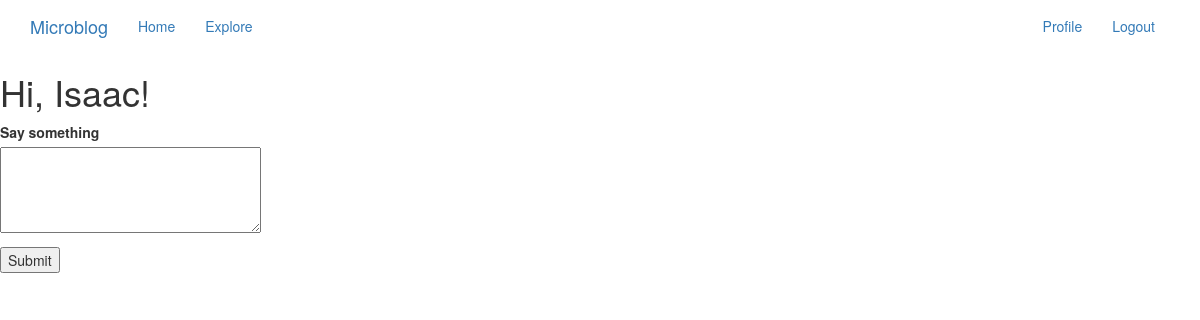
Before: /index (signed in) with the older database file.
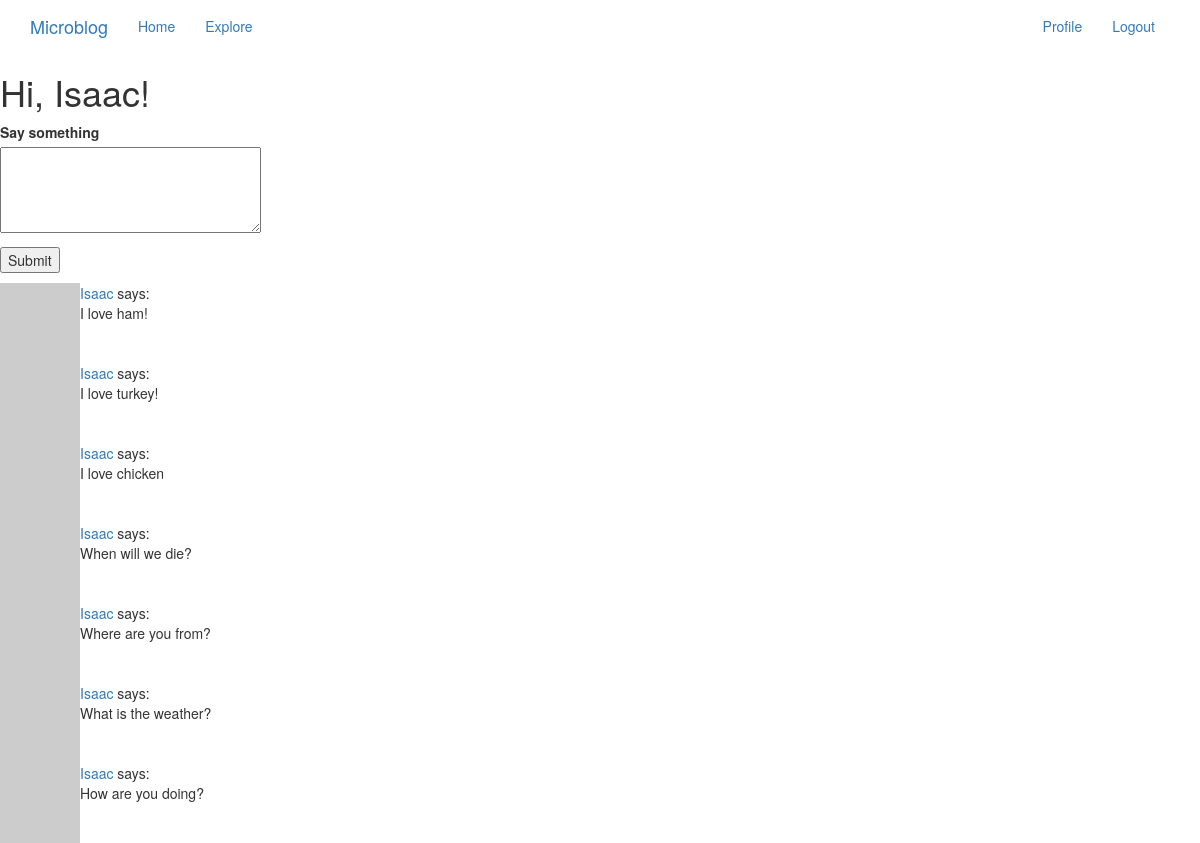
After: the same page with the newer database file.
### app/models.py (models this page shows, shortened)
class User(UserMixin, db.Model):
    id = db.Column(db.Integer, primary_key=True)
    username = db.Column(db.String(64), index=True, unique=True)
    email = db.Column(db.String(120), index=True, unique=True)
    password_hash = db.Column(db.String(128))
    posts = db.relationship('Post', backref='author', lazy='dynamic')
    about_me = db.Column(db.String(140))
    last_seen = db.Column(db.DateTime, default=datetime.utcnow)
    followed = db.relationship(
        'User', secondary=followers,
        primaryjoin=(followers.c.follower_id == id),
        secondaryjoin=(followers.c.followed_id == id),
        backref=db.backref('followers', lazy='dynamic'), lazy='dynamic')
    def avatar(self, size):
        digest = md5(self.email.lower().encode('utf-8')).hexdigest()
        return f'https://www.gravatar.com/avatar/{digest}?d=retro&s={size}'
    def followed_posts(self):
        followed = Post.query.join(
            followers, (followers.c.followed_id == Post.user_id)).filter(
                followers.c.follower_id == self.id)
        own = Post.query.filter_by(user_id=self.id)
        return followed.union(own).order_by(Post.timestamp.desc())

class Post(db.Model):
    id = db.Column(db.Integer, primary_key=True)
    body = db.Column(db.String(140))
    timestamp = db.Column(db.DateTime, index=True, default=datetime.utcnow)
    user_id = db.Column(db.Integer, db.ForeignKey('user.id'))

### app/routes.py (the view)
@app.route('/', methods=['GET', 'POST'])
@app.route('/index', methods=['GET', 'POST'])
@login_required
def index():
    form = PostForm()
    if form.validate_on_submit():
        post = Post(body=form.post.data, author=current_user)
        db.session.add(post)
        db.session.commit()
        flash('Post submitted!')
        return redirect(url_for('index'))
    page = request.args.get('page', 1, type=int)
    posts = current_user.followed_posts().paginate(
        page, app.config['POSTS_PER_PAGE'], False)
    next_url = url_for('index', page=posts.next_num) \
        if posts.has_next else None
    prev_url = url_for('index', page=posts.prev_num) \
        if posts.has_prev else None
    return render_template("index.html", title="Home", form=form,
                            posts=posts.items, next_url=next_url,
                            prev_url=prev_url)

### app/forms.py
class PostForm(FlaskForm):
    post = TextAreaField('Say something', validators=[
        DataRequired(), Length(min=1, max=140)])
    submit = SubmitField('Submit')

### app/models.py (called while the page is built)
@login.user_loader
def load_user(id):
    return User.query.get(int(id))

### app/routes.py (called while the page is built)
@app.before_request
def before_request():
    if current_user.is_authenticated:
        current_user.last_seen = datetime.utcnow()
        db.session.commit()

### app/templates/index.html (shortened to what this page needs)
{% extends "base.html" %}
{% block content %}
    <h1>Hi, {{ current_user.username }}!</h1>
    {% if form %}
    <form action="" method="post">
        <p>
            {{ form.post.label }} <br>
            {{ form.post(cols=32, rows=4) }} <br>
        </p>
        <p>{{ form.submit() }}</p>
    </form>
    {% endif %}
    {% for post in posts %}
            {% include '_post.html' %}
    {% endfor %}
{% endblock %}

### app/templates/base.html (shortened to what this page needs)
{% extends 'bootstrap/base.html' %}
{% block navbar %}
    <nav class="navbar navbar-expand-md">
        <div class="container">
            <div class="navbar-header">
                <a class="navbar-brand" href="{{ url_for('index') }}">Microblog</a>
            </div>
            <div class="collapse navbar-collapse" id="bs-example-navbar-collapse-1">
                <ul class="nav navbar-nav">
                    <li><a href="{{ url_for('index') }}">Home</a></li>
                    <li><a href="{{ url_for('explore') }}">Explore</a></li>
                </ul>
                <ul class="nav navbar-nav navbar-right">
                    {% if current_user.is_anonymous %}
                    <li><a href="{{ url_for('login') }}">Login</a></li>
                    {% else %}
                    <li><a href="{{ url_for('user', username=current_user.username) }}">Profile</a></li>
                    <li><a href="{{ url_for('logout') }}">Logout</a></li>
                    {% endif %}
                </ul>
            </div>
        </div>
    </nav>
{% endblock %}

### app/templates/_post.html
<table>
    <tr valign='top'>
        <td><img src="{{ post.author.avatar(36) }}"></td>
        <td>
            <a href="{{ url_for('user', username=post.author.username) }}">
                {{ post.author.username }}
            </a>
            says:<br>{{ post.body }}
        </td>
    </tr>
</table>

Changed rows visible on the page:
added Post: author.username "Isaac", body "I love ham!"
added Post: author.username "Isaac", body "I love turkey!"
added Post: author.username "Isaac", body "I love chicken"
added Post: author.username "Isaac", body "When will we die?"
added Post: author.username "Isaac", body "Where are you from?"
added Post: author.username "Isaac", body "What is the weather?"
added Post: author.username "Isaac", body "How are you doing?"
